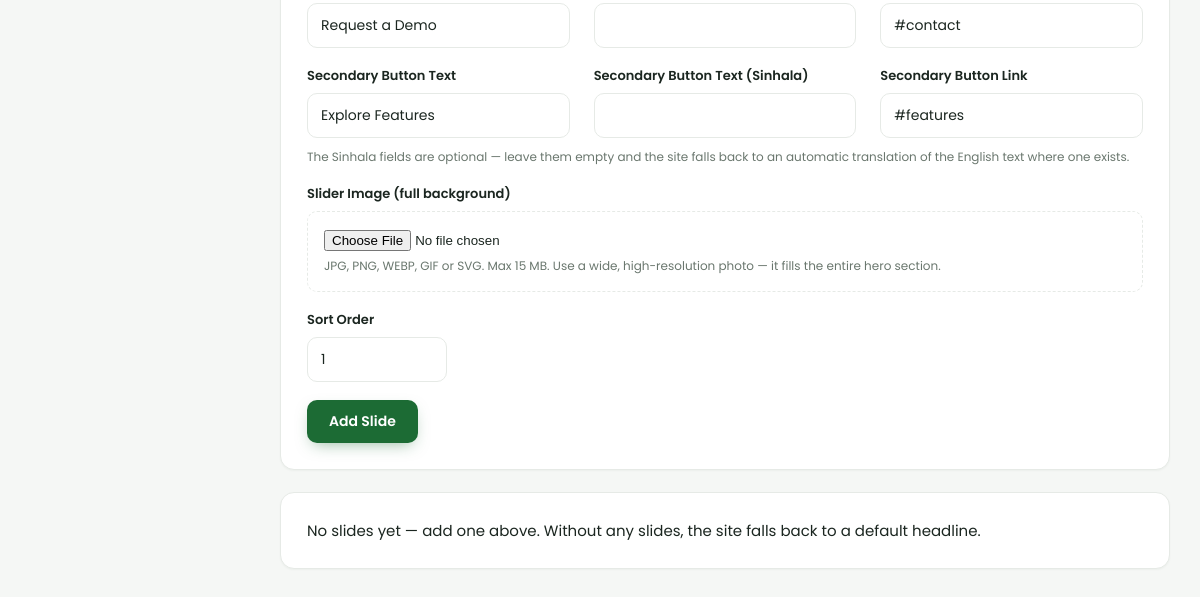
/admin/hero-slides.php (signed in, lower part), run on an earlier commit of the app's database.
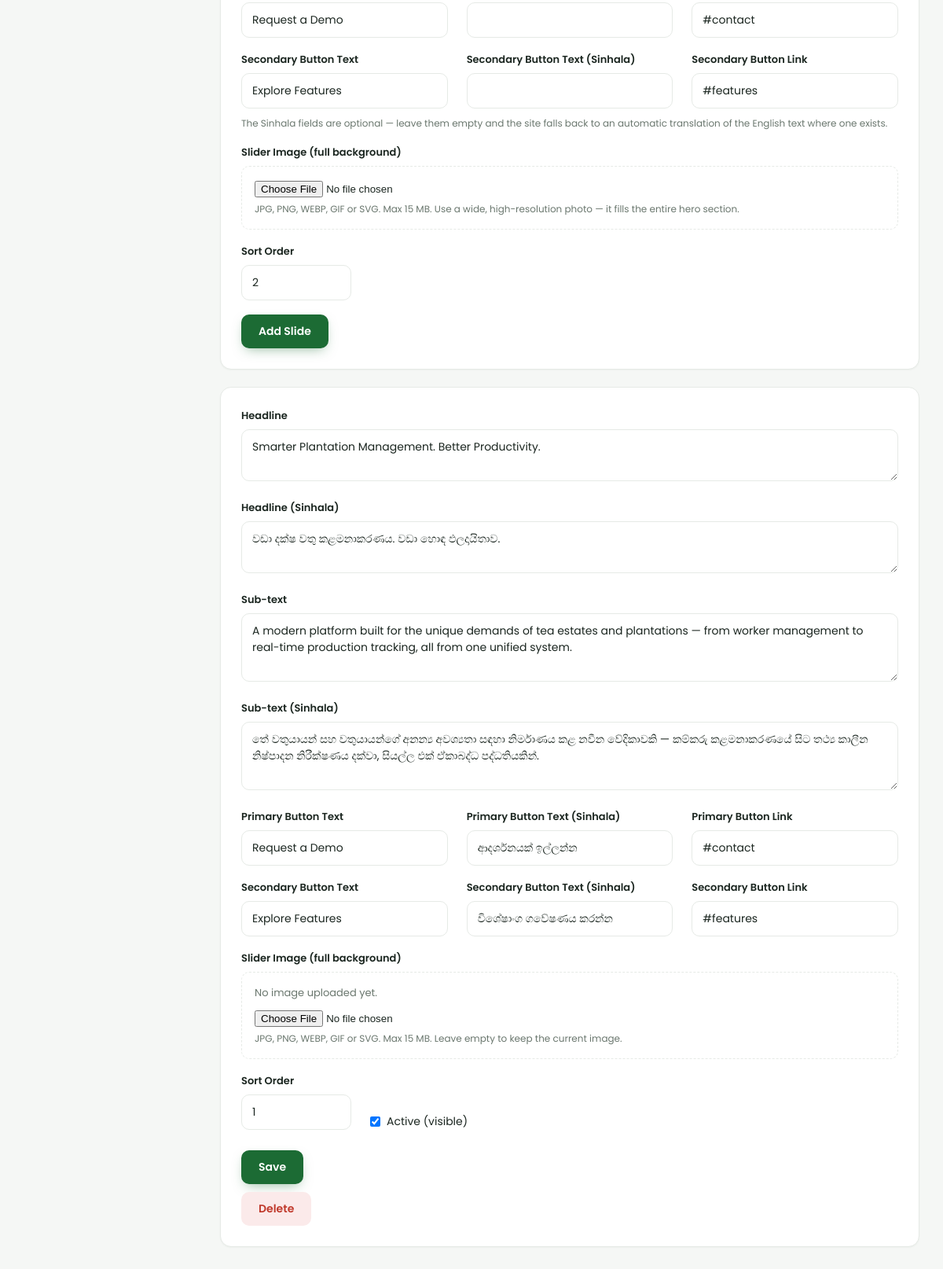
And on a later commit of the database.
### tables this page shows
CREATE TABLE IF NOT EXISTS `hero_slides` (
  `id` INT(11) NOT NULL AUTO_INCREMENT,
  `headline` VARCHAR(255) NOT NULL DEFAULT '',
  `subtext` TEXT DEFAULT NULL,
  `btn1_text` VARCHAR(100) DEFAULT NULL,
  `btn1_link` VARCHAR(255) DEFAULT NULL,
  `btn2_text` VARCHAR(100) DEFAULT NULL,
  `btn2_link` VARCHAR(255) DEFAULT NULL,
  `image` VARCHAR(255) DEFAULT NULL,
  `sort_order` INT(11) NOT NULL DEFAULT 0,
  `is_active` TINYINT(1) NOT NULL DEFAULT 1,
   
   
  `headline_si` VARCHAR(255) DEFAULT NULL,
  `subtext_si` TEXT DEFAULT NULL,
  `btn1_text_si` VARCHAR(100) DEFAULT NULL,
  `btn2_text_si` VARCHAR(100) DEFAULT NULL,
  PRIMARY KEY (`id`)
);

### includes/functions.php (called while the page is built, shortened)
<?php
function e(?string $value): string
{
    return htmlspecialchars((string)$value, ENT_QUOTES, 'UTF-8');
}
    ?>

### admin/hero-slides.php (the view, shortened to what this page needs)
<?php
require_once __DIR__ . '/auth.php';
$slides = $pdo->query("SELECT * FROM hero_slides ORDER BY sort_order ASC, id ASC")->fetchAll();
require __DIR__ . '/header.php';
?>
<div class="a-card">
  <form method="post" enctype="multipart/form-data">
    <div class="a-row">
      <div class="a-field" style="flex:1"><label>Primary Button Text</label><input type="text" name="btn1_text" value="Request a Demo"></div>
      <div class="a-field" style="flex:1"><label>Primary Button Text (Sinhala)</label><input type="text" name="btn1_text_si"></div>
      <div class="a-field" style="flex:1"><label>Primary Button Link</label><input type="text" name="btn1_link" value="#contact"></div>
    </div>
    <div class="a-row">
      <div class="a-field" style="flex:1"><label>Secondary Button Text</label><input type="text" name="btn2_text" value="Explore Features"></div>
      <div class="a-field" style="flex:1"><label>Secondary Button Text (Sinhala)</label><input type="text" name="btn2_text_si"></div>
      <div class="a-field" style="flex:1"><label>Secondary Button Link</label><input type="text" name="btn2_link" value="#features"></div>
    </div>
    <p class="a-help" style="margin-top:-8px;margin-bottom:18px;">The Sinhala fields are optional — leave them empty and the site falls back to an automatic translation of the English text where one exists.</p>
    <div class="a-field">
      <label>Slider Image (full background)</label>
      <div class="a-image-field">
        <input type="file" name="image" accept="image/*">
        <small class="a-help">JPG, PNG, WEBP, GIF or SVG. Max 15 MB. Use a wide, high-resolution photo — it fills the entire hero section.</small>
      </div>
    </div>
    <div class="a-field" style="max-width:140px"><label>Sort Order</label><input type="number" name="sort_order" value="<?= count($slides)+1 ?>"></div>
    <button class="a-btn a-btn-primary"><?= admin_icon('plus', 16) ?> Add Slide</button>
  </form>
</div>
<?php foreach ($slides as $s): ?>
  <div class="a-card">
    <form method="post" enctype="multipart/form-data">
      <div class="a-field"><label>Headline</label><textarea name="headline" rows="2" required><?= e($s['headline']) ?></textarea></div>
      <div class="a-field"><label>Headline (Sinhala)</label><textarea name="headline_si" rows="2"><?= e($s['headline_si'] ?? '') ?></textarea></div>
      <div class="a-field"><label>Sub-text</label><textarea name="subtext" rows="3"><?= e($s['subtext']) ?></textarea></div>
      <div class="a-field"><label>Sub-text (Sinhala)</label><textarea name="subtext_si" rows="3"><?= e($s['subtext_si'] ?? '') ?></textarea></div>
      <div class="a-row">
        <div class="a-field" style="flex:1"><label>Primary Button Text</label><input type="text" name="btn1_text" value="<?= e($s['btn1_text']) ?>"></div>
        <div class="a-field" style="flex:1"><label>Primary Button Text (Sinhala)</label><input type="text" name="btn1_text_si" value="<?= e($s['btn1_text_si'] ?? '') ?>"></div>
        <div class="a-field" style="flex:1"><label>Primary Button Link</label><input type="text" name="btn1_link" value="<?= e($s['btn1_link']) ?>"></div>
      </div>
      <div class="a-row">
        <div class="a-field" style="flex:1"><label>Secondary Button Text</label><input type="text" name="btn2_text" value="<?= e($s['btn2_text']) ?>"></div>
        <div class="a-field" style="flex:1"><label>Secondary Button Text (Sinhala)</label><input type="text" name="btn2_text_si" value="<?= e($s['btn2_text_si'] ?? '') ?>"></div>
        <div class="a-field" style="flex:1"><label>Secondary Button Link</label><input type="text" name="btn2_link" value="<?= e($s['btn2_link']) ?>"></div>
      </div>
      <div class="a-field">
        <label>Slider Image (full background)</label>
        <div class="a-image-field">
          <?php if ($s['image']): ?>
            <div class="a-thumb">
              <img src="<?= e(resolve_image_url($s['image'])) ?>" alt="">
              <label class="a-remove"><input type="checkbox" name="remove_image_<?= (int)$s['id'] ?>" value="1"> Remove</label>
            </div>
          <?php else: ?>
            <span class="a-noimg">No image uploaded yet.</span>
          <?php endif; ?>
          <input type="file" name="image_<?= (int)$s['id'] ?>" accept="image/*">
          <small class="a-help">JPG, PNG, WEBP, GIF or SVG. Max 15 MB. Leave empty to keep the current image.</small>
        </div>
      </div>
      <div class="a-row">
        <div class="a-field" style="max-width:140px"><label>Sort Order</label><input type="number" name="sort_order" value="<?= (int)$s['sort_order'] ?>"></div>
        <label class="a-check"><input type="checkbox" name="is_active" <?= $s['is_active']?'checked':'' ?>> Active (visible)</label>
      </div>
      <div class="a-actions">
        <button class="a-btn a-btn-primary" type="submit">Save</button>
      </div>
    </form>
    <form method="post" onsubmit="return confirm('Delete this slide?');" style="margin-top:10px">
      <button class="a-btn a-btn-danger" type="submit"><?= admin_icon('trash', 16) ?> Delete</button>
    </form>
  </div>
<?php endforeach; ?>
<?php if (!$slides): ?>
  <div class="a-card"><p>No slides yet — add one above. Without any slides, the site falls back to a default headline.</p></div>
<?php endif; ?>
<?php require __DIR__ . '/footer.php'; ?>

### admin/header.php (shortened to what this page needs)
<!DOCTYPE html>
<html lang="en">
<head>
<link rel="stylesheet" href="assets/admin.css">
</head>
<body>
<div class="a-layout">
  <div class="a-main">
    <main class="a-content">

### admin/footer.php (shortened to what this page needs)
    </main>
  </div>
</div>
</body>
</html>

### admin/assets/admin.css (style rules this page uses)
:root { --green: #1c6b34; --green-dark: #0f3d1e; --green-mid: #175a2b; --green-tint: #e6f2ea; --gold: #f5b418; --ink: #1b2620; --muted: #6a776e; --line: #e6eae6; --bg: #f5f7f5; --white: #fff; --radius: 14px; --radius-sm: 10px; --shadow-sm: 0 1px 2px rgba(15,40,25,.04); --shadow-md: 0 10px 30px -14px rgba(15,40,25,.18); }
* { margin: 0; padding: 0; box-sizing: border-box; }
body { font-family: 'Poppins', system-ui, -apple-system, "Segoe UI", sans-serif; background: var(--bg); color: var(--ink); font-size: 15px; -webkit-font-smoothing: antialiased; }
.a-layout { display: flex; min-height: 100vh; }
.a-main { flex: 1; display: flex; flex-direction: column; min-width: 0; }
.a-content { padding: 28px 30px; max-width: 960px; width: 100%; }
.a-card { background: #fff; border: 1px solid var(--line); border-radius: var(--radius); padding: 26px; margin-bottom: 22px; box-shadow: var(--shadow-sm); }
.a-field { margin-bottom: 18px; }
.a-field label { display: block; font-size: 13px; font-weight: 600; margin-bottom: 7px; }
.a-field input[type=text], .a-field input[type=password], .a-field input[type=number], .a-field input[type=email], .a-field textarea { width: 100%; padding: 11px 13px; border: 1px solid var(--line); border-radius: var(--radius-sm); font-family: inherit; font-size: 14px; color: var(--ink); transition: .15s; }
.a-help { display: block; font-size: 12px; color: var(--muted); margin-top: 6px; }
.a-row { display: flex; gap: 24px; align-items: flex-end; flex-wrap: wrap; }
.a-check { display: flex; align-items: center; gap: 8px; font-size: 14px; margin-bottom: 18px; }
.a-actions { margin-top: 8px; }
.a-image-field { border: 1px dashed var(--line); border-radius: var(--radius-sm); padding: 16px; }
.a-noimg { display: block; font-size: 13px; color: var(--muted); margin-bottom: 10px; }
.a-btn { display: inline-flex; align-items: center; gap: 8px; padding: 11px 22px; border-radius: var(--radius-sm); font-family: inherit; font-size: 14px; font-weight: 600; border: none; cursor: pointer; transition: .15s; }
.a-btn-primary { background: var(--green); color: #fff; box-shadow: 0 6px 16px -6px rgba(28,107,52,.5); }
.a-btn-danger { background: #fbeaea; color: #c0392b; }

What changed in the data, as far as the page shows it:
added hero_slides: headline "Smarter Plantation Management. Better Productivity.", headline_si "වඩා දක්ෂ වතු කළමනාකරණය. වඩා හොඳ ඵලදායිතාව.", subtext "A modern platform built for the unique demands of tea estates and plantations — from worker management to real-time production tracking, all from one unified system.", subtext_si "තේ වතුයායන් සහ වතුයායන්ගේ අනන්‍ය අවශ්‍යතා සඳහා නිර්මාණය කළ නවීන වේදිකාවකි — කම්කරු කළමනාකරණයේ සිට තථ්‍ය කාලීන නිෂ්පාදන නිරීක්ෂණය දක්වා, සියල්ල එක් ඒකාබද්ධ පද්ධතියකින්.", btn1_text "Request a Demo", btn1_text_si "ආදර්ශනයක් ඉල්ලන්න", btn1_link "#contact", btn2_text "Explore Features", btn2_text_si "විශේෂාංග ගවේෂණය කරන්න", btn2_link "#features", image "No image uploaded yet.", sort_order "1", is_active "☑"
Also different on the page:
form field sort_order: "1" → "2"
text no longer shown: "No slides yet — add one above. Without any slides, the site falls back to a default headline."
